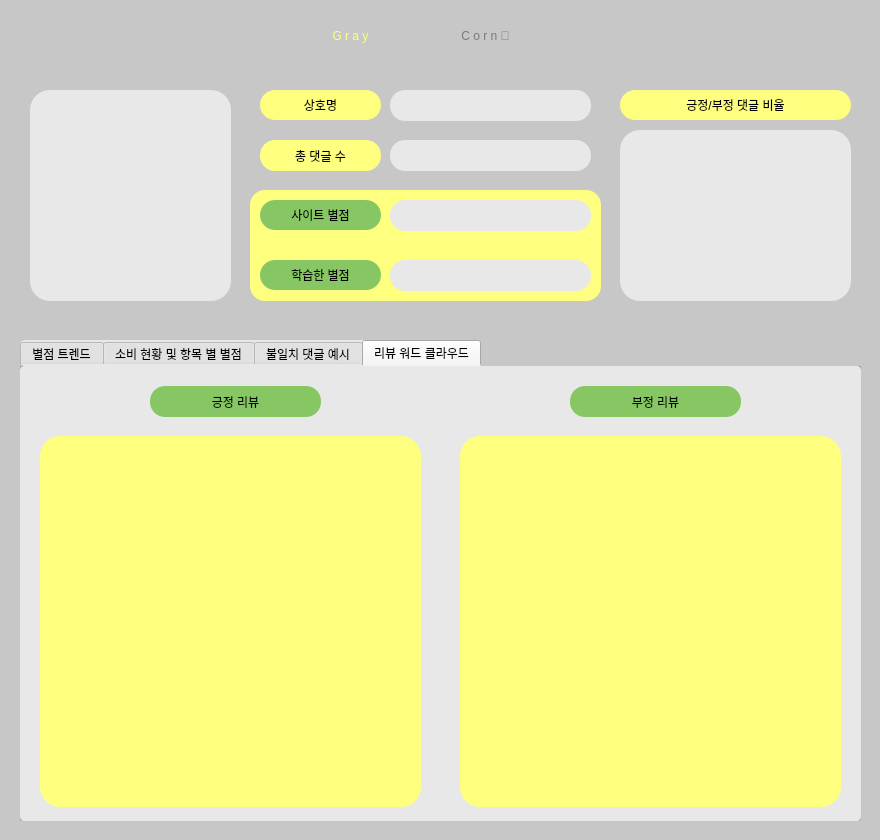
<?xml version="1.0" encoding="UTF-8"?>
<ui version="4.0">
 <class>Form</class>
 <widget class="QWidget" name="Form">
  <property name="geometry">
   <rect>
    <x>0</x>
    <y>0</y>
    <width>880</width>
    <height>840</height>
   </rect>
  </property>
  <property name="windowTitle">
   <string>Form</string>
  </property>
  <property name="styleSheet">
   <string notr="true">background-color: rgb(199, 199, 199);</string>
  </property>
  <widget class="QFrame" name="frame">
   <property name="geometry">
    <rect>
     <x>250</x>
     <y>190</y>
     <width>351</width>
     <height>111</height>
    </rect>
   </property>
   <property name="styleSheet">
    <string notr="true">border-radius: 15px;
background-color: rgb(255, 255, 127);
</string>
   </property>
   <property name="frameShape">
    <enum>QFrame::StyledPanel</enum>
   </property>
   <property name="frameShadow">
    <enum>QFrame::Raised</enum>
   </property>
   <widget class="QLabel" name="Star_Total">
    <property name="geometry">
     <rect>
      <x>140</x>
      <y>10</y>
      <width>201</width>
      <height>31</height>
     </rect>
    </property>
    <property name="styleSheet">
     <string notr="true">border-radius: 15px;
background-color:  rgb(232, 232, 232);


font: 10pt &quot;Consolas&quot;;
font: 75 9pt &quot;나눔고딕 ExtraBold&quot;;
color: black;</string>
    </property>
    <property name="text">
     <string/>
    </property>
    <property name="alignment">
     <set>Qt::AlignCenter</set>
    </property>
   </widget>
   <widget class="QLabel" name="Star_Total_2">
    <property name="geometry">
     <rect>
      <x>140</x>
      <y>70</y>
      <width>201</width>
      <height>31</height>
     </rect>
    </property>
    <property name="styleSheet">
     <string notr="true">border-radius: 15px;
background-color:  rgb(232, 232, 232);


font: 10pt &quot;Consolas&quot;;
font: 75 9pt &quot;나눔고딕 ExtraBold&quot;;
color: black;</string>
    </property>
    <property name="text">
     <string/>
    </property>
    <property name="alignment">
     <set>Qt::AlignCenter</set>
    </property>
   </widget>
  </widget>
  <widget class="QTabWidget" name="tabWidget">
   <property name="geometry">
    <rect>
     <x>20</x>
     <y>340</y>
     <width>841</width>
     <height>481</height>
    </rect>
   </property>
   <property name="autoFillBackground">
    <bool>false</bool>
   </property>
   <property name="styleSheet">
    <string notr="true">color: black;
background-color: rgb(232, 232, 232);
border-radius: 5px;
font: 75 9pt &quot;나눔고딕 ExtraBold&quot;;

</string>
   </property>
   <property name="currentIndex">
    <number>3</number>
   </property>
   <widget class="QWidget" name="tab">
    <attribute name="title">
     <string>별점 트렌드</string>
    </attribute>
    <widget class="QLabel" name="label_11">
     <property name="geometry">
      <rect>
       <x>30</x>
       <y>10</y>
       <width>231</width>
       <height>31</height>
      </rect>
     </property>
     <property name="styleSheet">
      <string notr="true">color: black;

font: 75 9pt &quot;나눔고딕 ExtraBold&quot;;

border-radius: 15px;
background-color:  rgb(134, 199, 99);</string>
     </property>
     <property name="text">
      <string>월별 별점 트렌드</string>
     </property>
     <property name="alignment">
      <set>Qt::AlignCenter</set>
     </property>
    </widget>
    <widget class="QGraphicsView" name="graphicsView_8">
     <property name="geometry">
      <rect>
       <x>30</x>
       <y>50</y>
       <width>781</width>
       <height>231</height>
      </rect>
     </property>
     <property name="styleSheet">
      <string notr="true">border-radius: 20px;
background-color: rgb(255, 255, 127);</string>
     </property>
    </widget>
    <widget class="QLabel" name="label_8">
     <property name="geometry">
      <rect>
       <x>560</x>
       <y>60</y>
       <width>111</width>
       <height>21</height>
      </rect>
     </property>
     <property name="styleSheet">
      <string notr="true">
color: rgb(49, 96, 182);</string>
     </property>
     <property name="text">
      <string>사용자 입력 별점</string>
     </property>
     <property name="alignment">
      <set>Qt::AlignCenter</set>
     </property>
    </widget>
    <widget class="QLabel" name="label_15">
     <property name="geometry">
      <rect>
       <x>680</x>
       <y>60</y>
       <width>111</width>
       <height>21</height>
      </rect>
     </property>
     <property name="styleSheet">
      <string notr="true">
color:rgb(255, 106, 0)</string>
     </property>
     <property name="text">
      <string>모델 학습 별점</string>
     </property>
     <property name="alignment">
      <set>Qt::AlignCenter</set>
     </property>
    </widget>
    <widget class="QLabel" name="label_16">
     <property name="geometry">
      <rect>
       <x>40</x>
       <y>300</y>
       <width>191</width>
       <height>31</height>
      </rect>
     </property>
     <property name="whatsThis">
      <string>&lt;html&gt;&lt;head/&gt;&lt;body&gt;&lt;p&gt;color: black;&lt;/p&gt;&lt;p&gt;&lt;br/&gt;&lt;/p&gt;&lt;p&gt;font: 75 9pt &amp;quot;나눔고딕 ExtraBold&amp;quot;;&lt;/p&gt;&lt;p&gt;&lt;br/&gt;&lt;/p&gt;&lt;/body&gt;&lt;/html&gt;</string>
     </property>
     <property name="styleSheet">
      <string notr="true">color: black;

font: 75 9pt &quot;나눔고딕 ExtraBold&quot;;

border-radius: 15px;
background-color:  rgb(134, 199, 99);</string>
     </property>
     <property name="text">
      <string>별점/댓글 일치율</string>
     </property>
     <property name="alignment">
      <set>Qt::AlignCenter</set>
     </property>
    </widget>
    <widget class="QGraphicsView" name="graphicsView_10">
     <property name="geometry">
      <rect>
       <x>30</x>
       <y>340</y>
       <width>781</width>
       <height>91</height>
      </rect>
     </property>
     <property name="styleSheet">
      <string notr="true">border-radius: 20px;
background-color: rgb(255, 255, 127);</string>
     </property>
    </widget>
    <widget class="QLabel" name="label_17">
     <property name="geometry">
      <rect>
       <x>640</x>
       <y>360</y>
       <width>121</width>
       <height>21</height>
      </rect>
     </property>
     <property name="text">
      <string/>
     </property>
     <property name="alignment">
      <set>Qt::AlignCenter</set>
     </property>
    </widget>
    <widget class="QLabel" name="label_21">
     <property name="geometry">
      <rect>
       <x>77</x>
       <y>360</y>
       <width>121</width>
       <height>21</height>
      </rect>
     </property>
     <property name="text">
      <string/>
     </property>
     <property name="alignment">
      <set>Qt::AlignCenter</set>
     </property>
    </widget>
   </widget>
   <widget class="QWidget" name="tab_3">
    <attribute name="title">
     <string>소비 현황 및 항목 별 별점</string>
    </attribute>
    <widget class="QGraphicsView" name="graphicsView_13">
     <property name="geometry">
      <rect>
       <x>440</x>
       <y>70</y>
       <width>381</width>
       <height>361</height>
      </rect>
     </property>
     <property name="styleSheet">
      <string notr="true">border-radius: 20px;
background-color: rgb(255, 255, 127);</string>
     </property>
    </widget>
    <widget class="QGraphicsView" name="graphicsView_6">
     <property name="geometry">
      <rect>
       <x>20</x>
       <y>70</y>
       <width>381</width>
       <height>361</height>
      </rect>
     </property>
     <property name="styleSheet">
      <string notr="true">border-radius: 10px;
background-color: rgb(255, 255, 255);</string>
     </property>
    </widget>
    <widget class="QLabel" name="label_14">
     <property name="geometry">
      <rect>
       <x>120</x>
       <y>20</y>
       <width>191</width>
       <height>31</height>
      </rect>
     </property>
     <property name="whatsThis">
      <string>&lt;html&gt;&lt;head/&gt;&lt;body&gt;&lt;p&gt;color: black;&lt;/p&gt;&lt;p&gt;&lt;br/&gt;&lt;/p&gt;&lt;p&gt;font: 75 9pt &amp;quot;나눔고딕 ExtraBold&amp;quot;;&lt;/p&gt;&lt;p&gt;&lt;br/&gt;&lt;/p&gt;&lt;/body&gt;&lt;/html&gt;</string>
     </property>
     <property name="styleSheet">
      <string notr="true">color: black;

font: 75 9pt &quot;나눔고딕 ExtraBold&quot;;

border-radius: 15px;
background-color:  rgb(134, 199, 99);</string>
     </property>
     <property name="text">
      <string>메뉴 TOP 5</string>
     </property>
     <property name="alignment">
      <set>Qt::AlignCenter</set>
     </property>
    </widget>
    <widget class="QLabel" name="label_20">
     <property name="geometry">
      <rect>
       <x>540</x>
       <y>20</y>
       <width>191</width>
       <height>31</height>
      </rect>
     </property>
     <property name="whatsThis">
      <string>&lt;html&gt;&lt;head/&gt;&lt;body&gt;&lt;p&gt;color: black;&lt;/p&gt;&lt;p&gt;&lt;br/&gt;&lt;/p&gt;&lt;p&gt;font: 75 9pt &amp;quot;나눔고딕 ExtraBold&amp;quot;;&lt;/p&gt;&lt;p&gt;&lt;br/&gt;&lt;/p&gt;&lt;/body&gt;&lt;/html&gt;</string>
     </property>
     <property name="styleSheet">
      <string notr="true">color: black;

font: 75 9pt &quot;나눔고딕 ExtraBold&quot;;

border-radius: 15px;
background-color:  rgb(134, 199, 99);</string>
     </property>
     <property name="text">
      <string>항목 별 별점</string>
     </property>
     <property name="alignment">
      <set>Qt::AlignCenter</set>
     </property>
    </widget>
   </widget>
   <widget class="QWidget" name="tab_4">
    <attribute name="title">
     <string>불일치 댓글 예시</string>
    </attribute>
    <widget class="QLabel" name="label_19">
     <property name="geometry">
      <rect>
       <x>320</x>
       <y>20</y>
       <width>191</width>
       <height>31</height>
      </rect>
     </property>
     <property name="whatsThis">
      <string>&lt;html&gt;&lt;head/&gt;&lt;body&gt;&lt;p&gt;color: black;&lt;/p&gt;&lt;p&gt;&lt;br/&gt;&lt;/p&gt;&lt;p&gt;font: 75 9pt &amp;quot;나눔고딕 ExtraBold&amp;quot;;&lt;/p&gt;&lt;p&gt;&lt;br/&gt;&lt;/p&gt;&lt;/body&gt;&lt;/html&gt;</string>
     </property>
     <property name="styleSheet">
      <string notr="true">color: black;

font: 75 9pt &quot;나눔고딕 ExtraBold&quot;;

border-radius: 15px;
background-color:  rgb(134, 199, 99);</string>
     </property>
     <property name="text">
      <string>불일치 댓글 예시</string>
     </property>
     <property name="alignment">
      <set>Qt::AlignCenter</set>
     </property>
    </widget>
    <widget class="QGraphicsView" name="graphicsView_12">
     <property name="geometry">
      <rect>
       <x>310</x>
       <y>60</y>
       <width>511</width>
       <height>381</height>
      </rect>
     </property>
     <property name="styleSheet">
      <string notr="true">border-radius: 20px;
background-color: rgb(255, 255, 127);</string>
     </property>
    </widget>
    <widget class="QLabel" name="label_22">
     <property name="geometry">
      <rect>
       <x>30</x>
       <y>20</y>
       <width>111</width>
       <height>31</height>
      </rect>
     </property>
     <property name="whatsThis">
      <string>&lt;html&gt;&lt;head/&gt;&lt;body&gt;&lt;p&gt;color: black;&lt;/p&gt;&lt;p&gt;&lt;br/&gt;&lt;/p&gt;&lt;p&gt;font: 75 9pt &amp;quot;나눔고딕 ExtraBold&amp;quot;;&lt;/p&gt;&lt;p&gt;&lt;br/&gt;&lt;/p&gt;&lt;/body&gt;&lt;/html&gt;</string>
     </property>
     <property name="styleSheet">
      <string notr="true">color: black;

font: 75 9pt &quot;나눔고딕 ExtraBold&quot;;

border-radius: 15px;
background-color:  rgb(134, 199, 99);</string>
     </property>
     <property name="text">
      <string>불일치 유형</string>
     </property>
     <property name="alignment">
      <set>Qt::AlignCenter</set>
     </property>
    </widget>
    <widget class="QTableWidget" name="tableWidget">
     <property name="geometry">
      <rect>
       <x>320</x>
       <y>70</y>
       <width>491</width>
       <height>361</height>
      </rect>
     </property>
     <property name="rowCount">
      <number>4</number>
     </property>
     <row/>
     <row/>
     <row/>
     <row/>
     <column>
      <property name="text">
       <string>리뷰 내용</string>
      </property>
     </column>
     <column>
      <property name="text">
       <string>리뷰 별점</string>
      </property>
     </column>
     <column>
      <property name="text">
       <string>학습 별점</string>
      </property>
     </column>
    </widget>
    <widget class="QGraphicsView" name="graphicsView_14">
     <property name="geometry">
      <rect>
       <x>20</x>
       <y>60</y>
       <width>261</width>
       <height>381</height>
      </rect>
     </property>
     <property name="styleSheet">
      <string notr="true">border-radius: 20px;
background-color: rgb(255, 255, 127);</string>
     </property>
    </widget>
    <zorder>graphicsView_12</zorder>
    <zorder>label_19</zorder>
    <zorder>label_22</zorder>
    <zorder>tableWidget</zorder>
    <zorder>graphicsView_14</zorder>
   </widget>
   <widget class="QWidget" name="tab_2">
    <attribute name="title">
     <string>리뷰 워드 클라우드</string>
    </attribute>
    <widget class="QGraphicsView" name="graphicsView_4">
     <property name="geometry">
      <rect>
       <x>20</x>
       <y>70</y>
       <width>381</width>
       <height>371</height>
      </rect>
     </property>
     <property name="styleSheet">
      <string notr="true">border-radius: 20px;
background-color: rgb(255, 255, 127);</string>
     </property>
    </widget>
    <widget class="QLabel" name="label_12">
     <property name="geometry">
      <rect>
       <x>130</x>
       <y>20</y>
       <width>171</width>
       <height>31</height>
      </rect>
     </property>
     <property name="whatsThis">
      <string>&lt;html&gt;&lt;head/&gt;&lt;body&gt;&lt;p&gt;color: black;&lt;/p&gt;&lt;p&gt;&lt;br/&gt;&lt;/p&gt;&lt;p&gt;font: 75 9pt &amp;quot;나눔고딕 ExtraBold&amp;quot;;&lt;/p&gt;&lt;p&gt;&lt;br/&gt;&lt;/p&gt;&lt;/body&gt;&lt;/html&gt;</string>
     </property>
     <property name="styleSheet">
      <string notr="true">color: black;

font: 75 9pt &quot;나눔고딕 ExtraBold&quot;;

border-radius: 15px;
background-color:  rgb(134, 199, 99);</string>
     </property>
     <property name="text">
      <string>긍정 리뷰</string>
     </property>
     <property name="alignment">
      <set>Qt::AlignCenter</set>
     </property>
    </widget>
    <widget class="QGraphicsView" name="graphicsView_11">
     <property name="geometry">
      <rect>
       <x>440</x>
       <y>70</y>
       <width>381</width>
       <height>371</height>
      </rect>
     </property>
     <property name="styleSheet">
      <string notr="true">border-radius: 20px;
background-color: rgb(255, 255, 127);</string>
     </property>
    </widget>
    <widget class="QLabel" name="label_18">
     <property name="geometry">
      <rect>
       <x>550</x>
       <y>20</y>
       <width>171</width>
       <height>31</height>
      </rect>
     </property>
     <property name="whatsThis">
      <string>&lt;html&gt;&lt;head/&gt;&lt;body&gt;&lt;p&gt;color: black;&lt;/p&gt;&lt;p&gt;&lt;br/&gt;&lt;/p&gt;&lt;p&gt;font: 75 9pt &amp;quot;나눔고딕 ExtraBold&amp;quot;;&lt;/p&gt;&lt;p&gt;&lt;br/&gt;&lt;/p&gt;&lt;/body&gt;&lt;/html&gt;</string>
     </property>
     <property name="styleSheet">
      <string notr="true">color: black;

font: 75 9pt &quot;나눔고딕 ExtraBold&quot;;

border-radius: 15px;
background-color:  rgb(134, 199, 99);</string>
     </property>
     <property name="text">
      <string>부정 리뷰</string>
     </property>
     <property name="alignment">
      <set>Qt::AlignCenter</set>
     </property>
    </widget>
   </widget>
  </widget>
  <widget class="QLabel" name="label_4">
   <property name="geometry">
    <rect>
     <x>260</x>
     <y>200</y>
     <width>121</width>
     <height>30</height>
    </rect>
   </property>
   <property name="styleSheet">
    <string notr="true">
font: 10pt &quot;Consolas&quot;;
font: 75 9pt &quot;나눔고딕 ExtraBold&quot;;
color: black;
	background-color: rgb(134, 199, 99);
	border-radius: 15px;</string>
   </property>
   <property name="text">
    <string>사이트 별점</string>
   </property>
   <property name="alignment">
    <set>Qt::AlignCenter</set>
   </property>
  </widget>
  <widget class="QGraphicsView" name="graphicsView">
   <property name="geometry">
    <rect>
     <x>30</x>
     <y>90</y>
     <width>201</width>
     <height>211</height>
    </rect>
   </property>
   <property name="styleSheet">
    <string notr="true">border-radius: 20px;
background-color: rgb(232, 232, 232);</string>
   </property>
  </widget>
  <widget class="QLabel" name="label_5">
   <property name="geometry">
    <rect>
     <x>260</x>
     <y>140</y>
     <width>121</width>
     <height>31</height>
    </rect>
   </property>
   <property name="styleSheet">
    <string notr="true">
font: 10pt &quot;Consolas&quot;;
font: 75 9pt &quot;나눔고딕 ExtraBold&quot;;
color: black;
	background-color:rgb(255, 255, 127);
	border-radius: 15px;</string>
   </property>
   <property name="text">
    <string>총 댓글 수</string>
   </property>
   <property name="alignment">
    <set>Qt::AlignCenter</set>
   </property>
  </widget>
  <widget class="QLabel" name="label_9">
   <property name="geometry">
    <rect>
     <x>260</x>
     <y>260</y>
     <width>121</width>
     <height>30</height>
    </rect>
   </property>
   <property name="styleSheet">
    <string notr="true">
font: 10pt &quot;Consolas&quot;;
font: 75 9pt &quot;나눔고딕 ExtraBold&quot;;
color: black;
	background-color: rgb(134, 199, 99);
	border-radius: 15px;</string>
   </property>
   <property name="text">
    <string>학습한 별점</string>
   </property>
   <property name="alignment">
    <set>Qt::AlignCenter</set>
   </property>
  </widget>
  <widget class="QLabel" name="label_7">
   <property name="geometry">
    <rect>
     <x>620</x>
     <y>90</y>
     <width>231</width>
     <height>30</height>
    </rect>
   </property>
   <property name="styleSheet">
    <string notr="true">
font: 10pt &quot;Consolas&quot;;
font: 75 9pt &quot;나눔고딕 ExtraBold&quot;;
color: black;
	background-color:rgb(255, 255, 127);
	border-radius: 15px;</string>
   </property>
   <property name="text">
    <string>긍정/부정 댓글 비율</string>
   </property>
   <property name="alignment">
    <set>Qt::AlignCenter</set>
   </property>
  </widget>
  <widget class="QLabel" name="label_2">
   <property name="geometry">
    <rect>
     <x>260</x>
     <y>90</y>
     <width>121</width>
     <height>30</height>
    </rect>
   </property>
   <property name="styleSheet">
    <string notr="true">
font: 10pt &quot;Consolas&quot;;
font: 75 9pt &quot;나눔고딕 ExtraBold&quot;;
color: black;
	background-color:rgb(255, 255, 127);
	border-radius: 15px;</string>
   </property>
   <property name="text">
    <string>상호명</string>
   </property>
   <property name="alignment">
    <set>Qt::AlignCenter</set>
   </property>
  </widget>
  <widget class="QGraphicsView" name="graphicsView_5">
   <property name="geometry">
    <rect>
     <x>620</x>
     <y>130</y>
     <width>231</width>
     <height>171</height>
    </rect>
   </property>
   <property name="styleSheet">
    <string notr="true">border-radius: 20px;
background-color:  rgb(232, 232, 232);</string>
   </property>
  </widget>
  <widget class="QLabel" name="label_10">
   <property name="geometry">
    <rect>
     <x>290</x>
     <y>10</y>
     <width>121</width>
     <height>51</height>
    </rect>
   </property>
   <property name="styleSheet">
    <string notr="true">
font: 10pt &quot;Consolas&quot;;
font: 75 20pt &quot;나눔고딕 ExtraBold&quot;;
color: rgb(255, 255, 127);
	background-color: rgb(199,199,199);
	border-radius: 15px;</string>
   </property>
   <property name="text">
    <string>G r a y</string>
   </property>
   <property name="alignment">
    <set>Qt::AlignCenter</set>
   </property>
  </widget>
  <widget class="QPushButton" name="back_home">
   <property name="geometry">
    <rect>
     <x>400</x>
     <y>10</y>
     <width>171</width>
     <height>51</height>
    </rect>
   </property>
   <property name="styleSheet">
    <string notr="true">
font: 10pt &quot;Consolas&quot;;
font: 75 20pt &quot;나눔고딕 ExtraBold&quot;;
color: rgb(121, 121, 121);
	background-color: rgb(199,199,199);
	border-radius: 15px;</string>
   </property>
   <property name="text">
    <string>C o r n 🌽</string>
   </property>
  </widget>
  <widget class="QLabel" name="Store_Name">
   <property name="geometry">
    <rect>
     <x>390</x>
     <y>90</y>
     <width>201</width>
     <height>31</height>
    </rect>
   </property>
   <property name="styleSheet">
    <string notr="true">border-radius: 15px;
background-color:  rgb(232, 232, 232);


font: 10pt &quot;Consolas&quot;;
font: 75 9pt &quot;나눔고딕 ExtraBold&quot;;
color: black;</string>
   </property>
   <property name="text">
    <string/>
   </property>
   <property name="alignment">
    <set>Qt::AlignCenter</set>
   </property>
  </widget>
  <widget class="QLabel" name="Review_Count_total">
   <property name="geometry">
    <rect>
     <x>390</x>
     <y>140</y>
     <width>201</width>
     <height>31</height>
    </rect>
   </property>
   <property name="styleSheet">
    <string notr="true">border-radius: 15px;
background-color:  rgb(232, 232, 232);


font: 10pt &quot;Consolas&quot;;
font: 75 9pt &quot;나눔고딕 ExtraBold&quot;;
color: black;</string>
   </property>
   <property name="text">
    <string/>
   </property>
   <property name="alignment">
    <set>Qt::AlignCenter</set>
   </property>
  </widget>
  <zorder>Store_Name</zorder>
  <zorder>frame</zorder>
  <zorder>tabWidget</zorder>
  <zorder>label_4</zorder>
  <zorder>graphicsView</zorder>
  <zorder>label_5</zorder>
  <zorder>label_9</zorder>
  <zorder>label_7</zorder>
  <zorder>label_2</zorder>
  <zorder>graphicsView_5</zorder>
  <zorder>label_10</zorder>
  <zorder>back_home</zorder>
  <zorder>Review_Count_total</zorder>
 </widget>
 <resources/>
 <connections/>
</ui>
